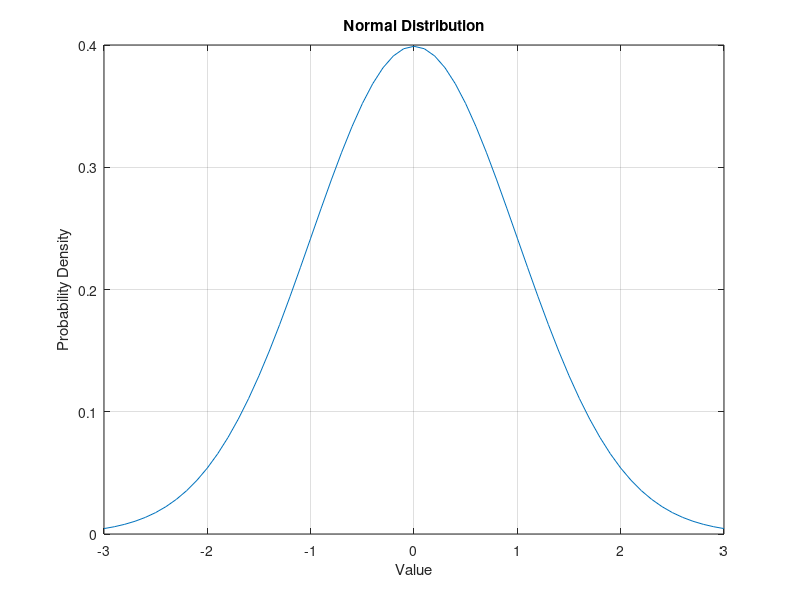

This chart was generated by the following MATLAB code:
%parameters

mu = 0;%mean
sigma=1; %standard deviation

%generate a normal distribution
x = -3*sigma:0.1:3*sigma;
y=normpdf(x,mu,sigma);

%plot
figure;
plot(x,y);
title('Normal Distribution');
xlabel('Value');
ylabel('Probability Density')
grid on;
